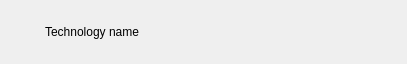
<?xml version="1.0" encoding="UTF-8"?>
<ui version="4.0">
 <class>TechnologyFrame</class>
 <widget class="QFrame" name="TechnologyFrame">
  <property name="geometry">
   <rect>
    <x>0</x>
    <y>0</y>
    <width>407</width>
    <height>64</height>
   </rect>
  </property>
  <property name="windowTitle">
   <string>Frame</string>
  </property>
  <property name="styleSheet">
   <string notr="true"/>
  </property>
  <property name="frameShape">
   <enum>QFrame::NoFrame</enum>
  </property>
  <property name="frameShadow">
   <enum>QFrame::Plain</enum>
  </property>
  <layout class="QHBoxLayout" name="horizontalLayout">
   <property name="spacing">
    <number>5</number>
   </property>
   <property name="leftMargin">
    <number>0</number>
   </property>
   <property name="topMargin">
    <number>0</number>
   </property>
   <property name="rightMargin">
    <number>40</number>
   </property>
   <property name="bottomMargin">
    <number>0</number>
   </property>
   <item>
    <widget class="QLabel" name="iconLabel">
     <property name="minimumSize">
      <size>
       <width>40</width>
       <height>40</height>
      </size>
     </property>
     <property name="maximumSize">
      <size>
       <width>40</width>
       <height>40</height>
      </size>
     </property>
     <property name="text">
      <string/>
     </property>
     <property name="alignment">
      <set>Qt::AlignCenter</set>
     </property>
    </widget>
   </item>
   <item>
    <widget class="QLabel" name="nameLabel">
     <property name="text">
      <string>Technology name</string>
     </property>
    </widget>
   </item>
  </layout>
 </widget>
 <resources/>
 <connections/>
</ui>
